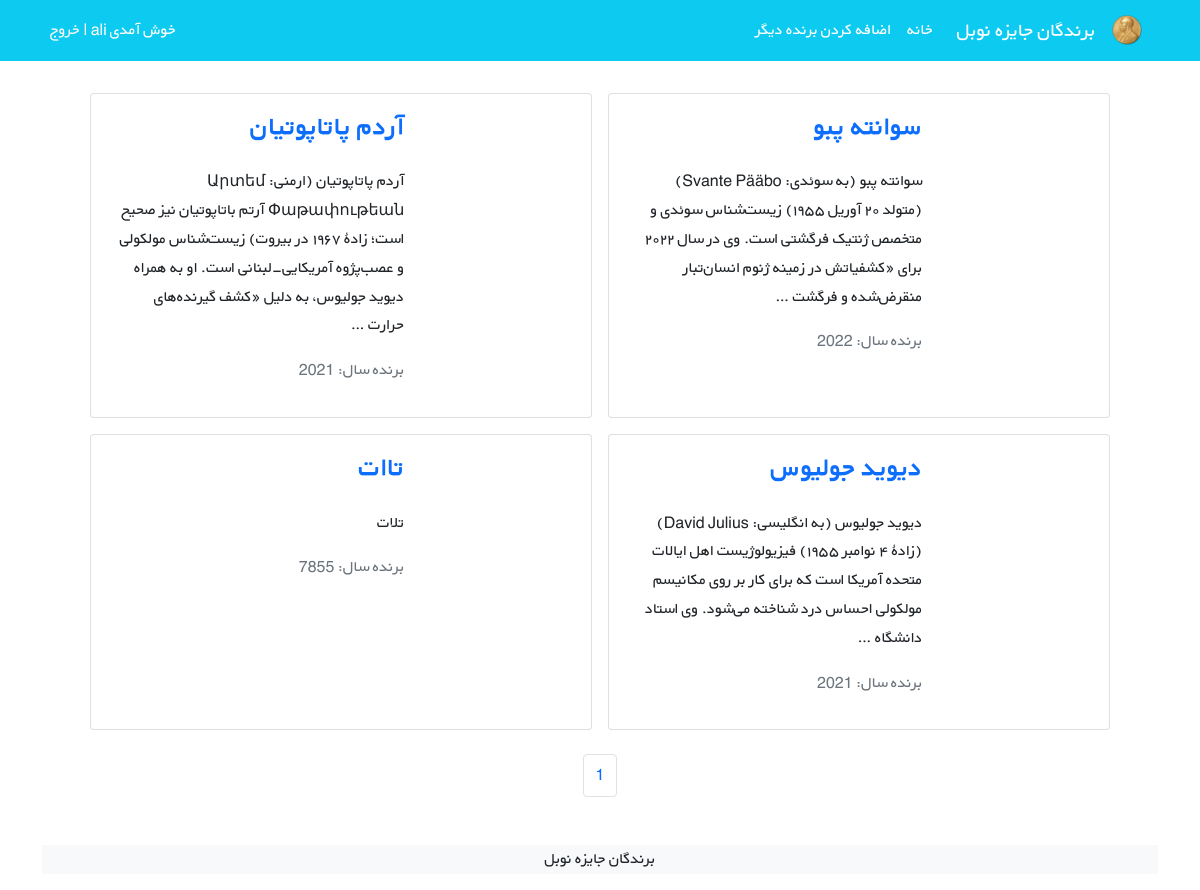
Screenshot of /nobels/ (signed in) with the database file from the repository.
### nobels/models.py (models this page shows, shortened)
class Nobel(models.Model):
    STATUS_CHOICES = (
        ('اقتصاد', 'اقتصاد'),
        ("ادبیات", "ادبیات"),
        ('شیمی', 'شیمی'),
        ("فیزیک", "فیزیک"),
        ("صلح نوبل", "صلح نوبل"),
        ("فیزیولوژی و پزشکی", "فیزیولوژی و پزشکی"),
    )
    name = models.CharField(max_length=200)
    description = models.TextField()
    year = models.PositiveIntegerField()
    country = models.CharField(max_length=50)
    grouping = models.CharField(choices=STATUS_CHOICES, max_length=23)
    cover = models.ImageField(upload_to="covers/", blank=True)
    datetime_created = models.DateTimeField(auto_now_add=True)
    datetime_modified = models.DateTimeField(auto_now=True)
    def get_absolute_url(self):
        return reverse("nobel_detail", args=[self.id])

### nobels/views.py (the view)
# urls.py: path("", NobelListView.as_view(), name="nobel_list"),
class NobelListView(generic.ListView):
    model = Nobel
    paginate_by = 4
    template_name = "nobels/nobel_list.html"
    context_object_name = "nobels"

### nobels/templates/nobels/nobel_list.html (shortened to what this page needs)
{% extends "_base.html" %}
{% block content %}
    <div class="container mt-4">
        <div class="row flex-row-reverse justify-content-md-center">
            {% for nobel in nobels %}
                <div class="card m-2" style="max-width: 45%">
                    <div class="row g-0 h-100" dir="rtl">
                        <div class="col-md-4">
                        </div>
                        <div class="col-md-8 h-100">
                            <div class="d-flex flex-column justify-content-between h-100">
                                <div class="card-body">
                                    <a class="text-decoration-none" href="{{ nobel.get_absolute_url }}"><h3
                                            class="card-title">
                                        <strong>{{ nobel.name }}</strong></h3></a>
                                    <p class="card-text pt-3">{{ nobel.description|truncatewords:30 }}</p>
                                    <p class="text-muted">برنده سال: {{ nobel.year }}</p>
                                </div>
                            </div>
                        </div>
                    </div>
                </div>
            {% endfor %}
        </div>
    </div>
    <nav aria-label="Page navigation">
        <ul class="pagination justify-content-center mt-3">
            <li class="page-item"><a class="page-link" href="#">{{ page_obj.number }}</a></li>
        </ul>
    </nav>
    <footer class="bg-light text-center text-lg-start mt-5">
        <div class="text-center bg-grey">
            <p>برندگان جایزه نوبل</p>
        </div>
    </footer>
{% endblock %}

### static/css/style.css (style rules this page uses)
* { font-family: 'BYekan', sans-serif; line-height: 1.8rem; }

### rows the page displays
Nobel: name "سوانته پبو", description "سوانته پبو (به سوئدی: Svante Pääbo) (متولد ۲۰ آوریل ۱۹۵۵) زیست‌شناس سوئدی و متخصص ژنتیک فرگشتی است. وی در سال ۲۰۲۲ برای «کشفیاتش در زمینه ژنوم انسان‌تبار منقرض‌شده و فرگشت …", year "2022"
Nobel: name "آردم پاتاپوتیان", description "آردم پاتاپوتیان (ارمنی: Արտեմ Փաթափութեան آرتم باتاپوتیان نیز صحیح است؛ زادهٔ ۱۹۶۷ در بیروت) زیست‌شناس مولکولی و عصب‌پژوه آمریکایی-لبنانی است. او به همراه دیوید جولیوس، به دلیل «کشف گیرنده‌های حرارت …", year "2021"
Nobel: name "دیوید جولیوس", description "دیوید جولیوس (به انگلیسی: David Julius) (زادهٔ ۴ نوامبر ۱۹۵۵) فیزیولوژیست اهل ایالات متحده آمریکا است که برای کار بر روی مکانیسم مولکولی احساس درد شناخته می‌شود. وی استاد دانشگاه …", year "2021"
Nobel: name "تاات", description "تلات", year "7855"

### other values shown
{{ page_obj.number }} "1"
